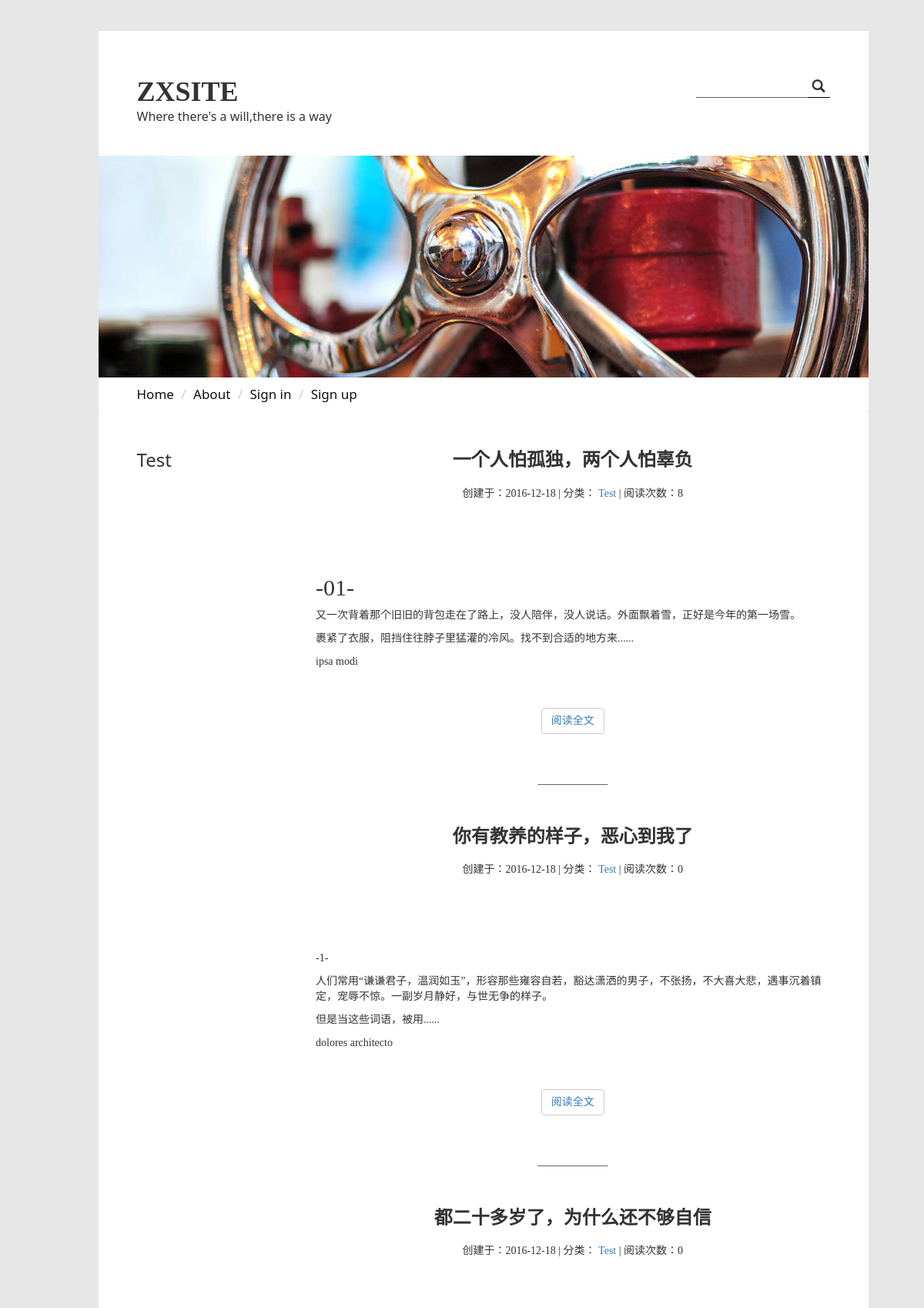
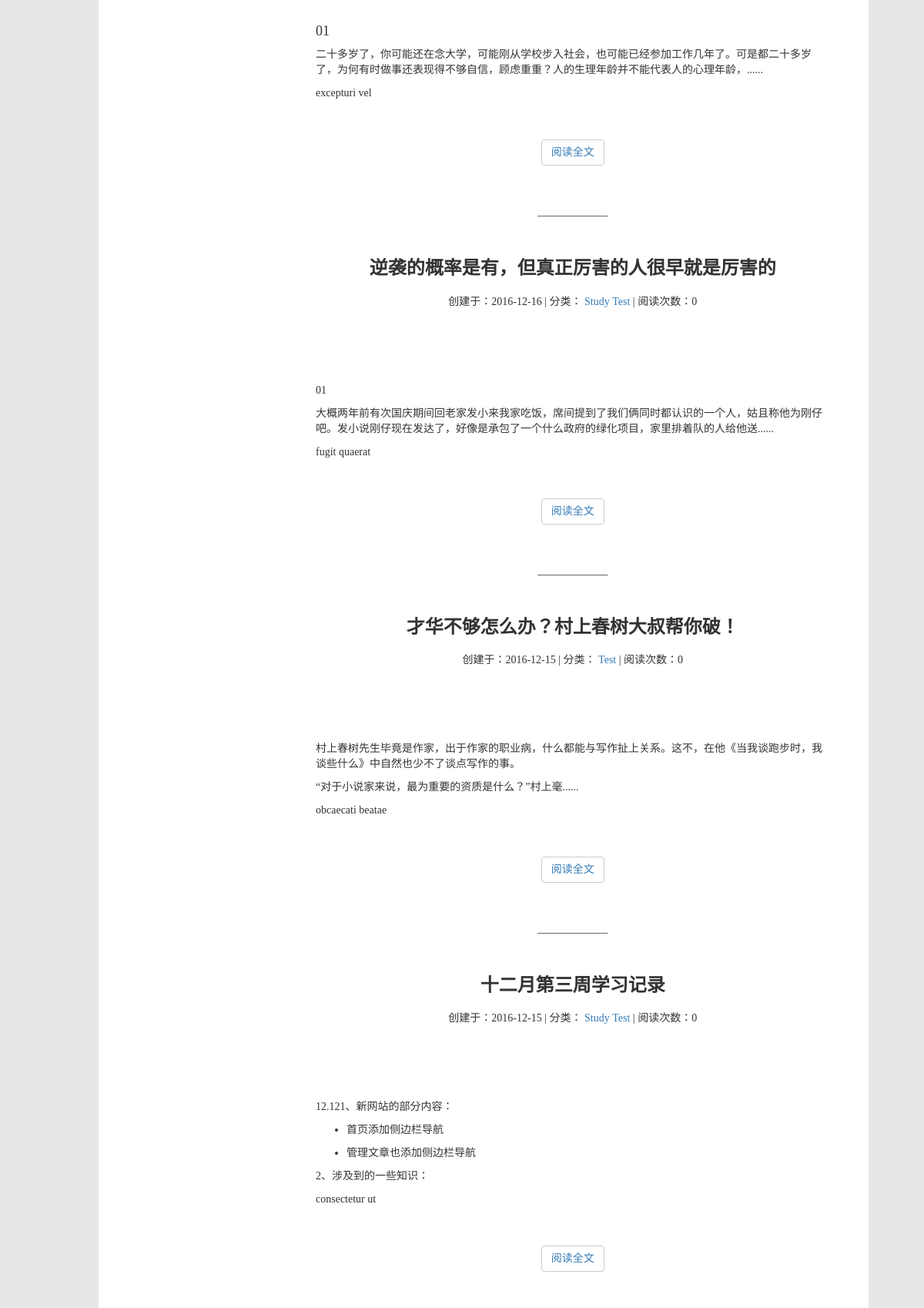
The app's page /tags/271/ (upper part) with its own data (2 pictures, top to bottom).
### zxsite/models.py (models this page shows, shortened)
class Tag(models.Model):
    name = models.CharField(verbose_name='标签名',max_length=20)
    TAG_STATUS = (
        ('L','LIVE'),
        ('D','DEAD')
    )
    status = models.CharField(max_length=5,choices=TAG_STATUS)
    created_time = models.DateTimeField('创建时间', auto_now_add=True)
    related_articles = models.PositiveIntegerField('相关文章数')
    def __str__(self):
        return self.name
    class meta:
        ordering = ['-related_articles']

class Article(models.Model):
    author = models.ForeignKey('Bloger', verbose_name='作者')
    tags = models.ManyToManyField('Tag', verbose_name='标签')
    title = models.CharField('标题', max_length=50)
    content = models.TextField('正文')
    abstract = models.TextField('摘要',null=True,blank=True)
    ARTICLE_STATUS = (
        ('P', 'PUBLIC'),
        ('E', 'EDITING'),
        ('D', 'DELETED'),
        ('C', 'DELETE-COMPELETLY')
    )
    status = models.CharField('文章状态', max_length=1, choices=ARTICLE_STATUS)
    created_time = models.DateTimeField('创建时间', auto_now_add=True)
    lasted_modified_time = models.DateTimeField('最新修改时间', auto_now=True)
    views = models.PositiveIntegerField('浏览数', default=0)
    likes = models.PositiveIntegerField('点赞数', default=0)
    topped = models.BooleanField('是否置顶', default=False)
    class meta:
        ordering = ['-lasted_modified_time']

### zxsite/views.py (the view)
# urls.py: url(r'^tags/(?P<tagid>[0-9]+)/$',views.tag_ins,name='tagins'),
def tag_ins(request,tagid):
    tag = Tag.objects.get(id=tagid)
    articles = tag.article_set.all().order_by('-created_time')
    content ={
        'tag':tag,
        'articles':articles
    }
    return render(request,'zxsite/tag-ins.html',content)

### zxsite/templates/zxsite/tag-ins.html
{% extends 'zxsite/subbase1.html' %}
{% block tag-ins %}
    <div class="row">
        <div class="col-md-3">
            <h3 class="text-capitalize">{{ tag.name }}</h3>
        </div>
        <div class="col-md-9">
            {% for article in articles %}
                <div style="" class="self-atc-div">
                    <h3 style="">{{ article.title }}</h3>
                    <div style="">
                        <p style="">创建于：{{ article.created_time|date:'Y-m-d' }}</p>
                        |
                        分类：
                        {% for tag in article.tags.all %}
                        <p class="text-capitalize"><a href="">{{ tag }}</a></p>
                        {% endfor %}
                        |
                        <p>阅读次数：{{ article.views }}</p>
                    </div>
                    <p class="text-justify self-atc-div-p">{{ article.abstract | safe }}</p>
                    {% lorem 2 w random %}
                    <button class="btn btn-default center-block">
                        <a href="/article/{{ article.id }}">阅读全文</a>
                    </button>
                    <footer>_____________</footer>
                </div>
            {% endfor %}
        </div>
    </div>
{% endblock %}

### zxsite/static/zxsite/css/selfdefine.css (style rules this page uses)
body { margin: 0; padding: 0; }
.self-atc-div { font-family: 微软雅黑; }
.self-atc-div h3 { text-align:center; font-weight: bold; }
.self-atc-div div { text-align: center; margin-bottom: 85px; margin-top: 20px }
.self-atc-div div p { display: inline-block; }
.self-atc-div button { margin-bottom: 50px; margin-top: 50px }
.self-atc-div footer { text-align: center; margin-bottom: 50px }
.self-atc-div-p { margin-bottom: 80px; font-size: 15px }

### records on screen
Tag: name "Test"
Article: title "一个人怕孤独，两个人怕辜负", created_time "2016-12-18", views "8", abstract "-01- 又一次背着那个旧旧的背包走在了路上，没人陪伴，没人说话。外面飘着雪，正好是今年的第一场雪。 裹紧了衣服，阻挡住往脖子里猛灌的冷风。找不到合适的地方来......", lorem "ipsa modi"
Article: title "你有教养的样子，恶心到我了", created_time "2016-12-18", views "0", abstract "-1- 人们常用“谦谦君子，温润如玉”，形容那些雍容自若，豁达潇洒的男子，不张扬，不大喜大悲，遇事沉着镇定，宠辱不惊。一副岁月静好，与世无争的样子。 但是当这些词语，被用......", lorem "dolores architecto"
Article: title "都二十多岁了，为什么还不够自信", created_time "2016-12-18", views "0", abstract "01 二十多岁了，你可能还在念大学，可能刚从学校步入社会，也可能已经参加工作几年了。可是都二十多岁了，为何有时做事还表现得不够自信，顾虑重重？人的生理年龄并不能代表人的心理年龄，......", lorem "excepturi vel"
Article: title "逆袭的概率是有，但真正厉害的人很早就是厉害的", created_time "2016-12-16", views "0", abstract "01 大概两年前有次国庆期间回老家发小来我家吃饭，席间提到了我们俩同时都认识的一个人，姑且称他为刚仔吧。发小说刚仔现在发达了，好像是承包了一个什么政府的绿化项目，家里排着队的人给他送......", lorem "fugit quaerat"
Tag: name "Study"
Article: title "才华不够怎么办？村上春树大叔帮你破！", created_time "2016-12-15", views "0", abstract "村上春树先生毕竟是作家，出于作家的职业病，什么都能与写作扯上关系。这不，在他《当我谈跑步时，我谈些什么》中自然也少不了谈点写作的事。 “对于小说家来说，最为重要的资质是什么？”村上毫......", lorem "obcaecati beatae"
Article: title "十二月第三周学习记录", created_time "2016-12-15", views "0", abstract "12.121、新网站的部分内容： 首页添加侧边栏导航 管理文章也添加侧边栏导航 2、涉及到的一些知识：", lorem "consectetur ut"
